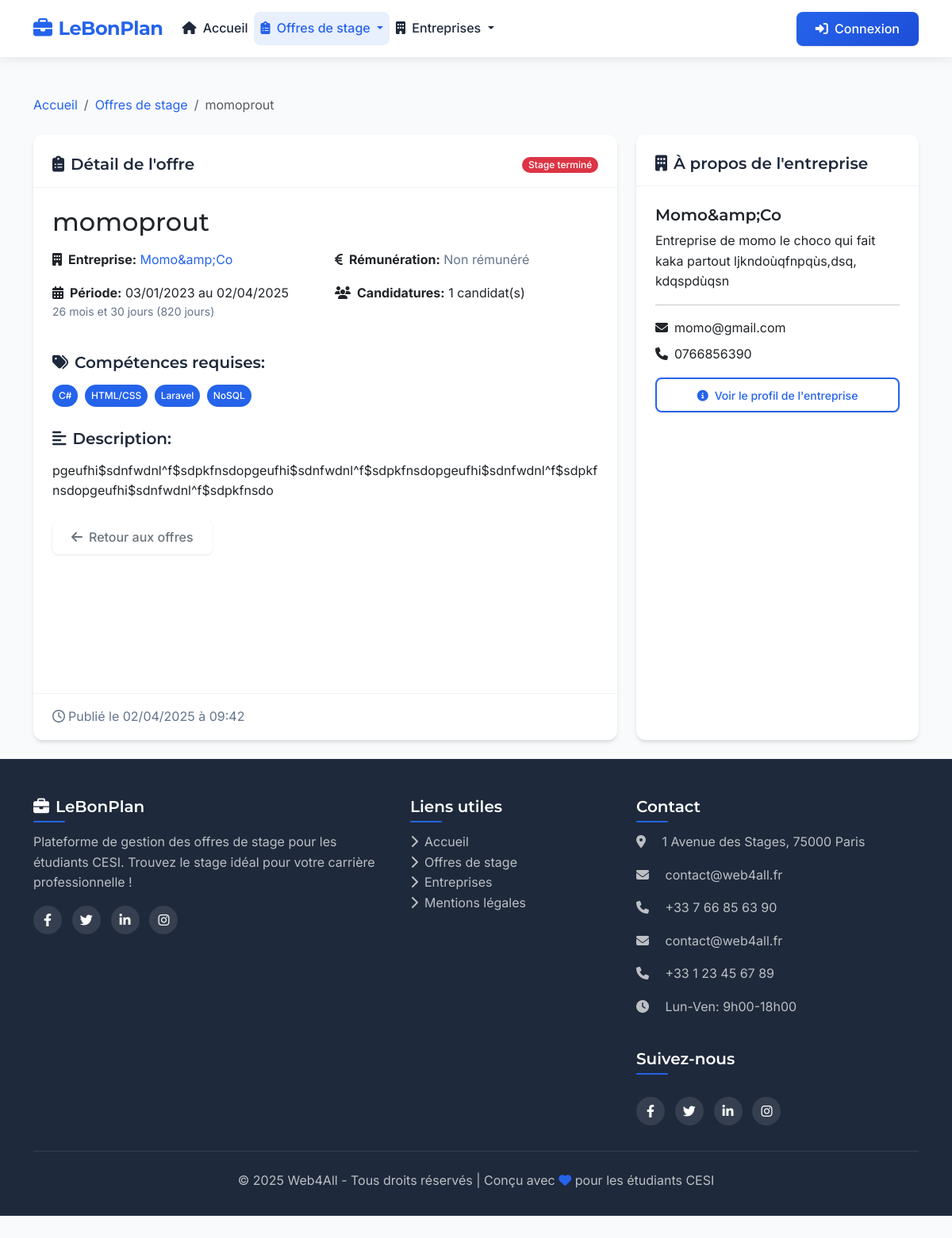
The page /index.php?page=offres&action=detail&id=13 on the database its author committed.
### tables this page shows
CREATE TABLE `offres` (
                          `id` int NOT NULL,
                          `titre` varchar(100) NOT NULL,
                          `description` text NOT NULL,
                          `entreprise_id` int NOT NULL,
                          `remuneration` decimal(10,2) DEFAULT NULL,
                          `date_debut` date NOT NULL,
                          `date_fin` date NOT NULL,
                          `created_at` datetime NOT NULL,
                          `updated_at` datetime DEFAULT CURRENT_TIMESTAMP ON UPDATE CURRENT_TIMESTAMP
);

CREATE TABLE `entreprises` (
  `id` int NOT NULL,
  `nom` varchar(100) NOT NULL,
  `description` text,
  `email` varchar(100) DEFAULT NULL,
  `telephone` varchar(20) DEFAULT NULL,
  `created_at` datetime NOT NULL,
  `updated_at` datetime DEFAULT CURRENT_TIMESTAMP ON UPDATE CURRENT_TIMESTAMP
);

CREATE TABLE `competences` (
  `id` int NOT NULL,
  `nom` varchar(50) NOT NULL,
  `created_at` datetime NOT NULL
);

### controllers/OffreController.php (called while the page is built, shortened)
<?php
class OffreController {
    private $offreModel;
    public function __construct() {
        require_once MODELS_PATH . '/Offre.php';
        $this->offreModel = new Offre();
    }
    public function detail() {
        $id = isset($_GET['id']) ? (int)$_GET['id'] : 0;
        $offre = $this->offreModel->getById($id);
        include VIEWS_PATH . '/offres/detail.php';
    }
}

### includes/functions.php (called while the page is built, shortened)
<?php
function url($page = 'accueil', $action = '', $params = []) {
    $baseUrl = rtrim(URL_ROOT, '/');
    $url = $baseUrl . '/index.php';
    $queryParams = ['page' => $page];
    if (!empty($action)) {
        $queryParams['action'] = $action;
    }
    if (!empty($params)) {
        $queryParams = array_merge($queryParams, $params);
    }
    return $url . '?' . http_build_query($queryParams);
}

### models/Offre.php (called while the page is built, shortened)
<?php
class Offre {
    private $conn;
    private $table = 'offres';
    private $joinTable = 'offres_competences';
    private $competencesTable = 'competences';
    private $entreprisesTable = 'entreprises';
    private $candidaturesTable = 'candidatures';
    public function __construct() {
        require_once ROOT_PATH . '/config/database.php';
        $database = new Database();
        $this->conn = $database->getConnection();
    }
    public function getById($id) {
        try {
            $query = "SELECT o.*, e.nom as entreprise_nom, e.description as entreprise_description,
                      e.email as entreprise_email, e.telephone as entreprise_telephone
                      FROM {$this->table} o
                      LEFT JOIN {$this->entreprisesTable} e ON o.entreprise_id = e.id
                      WHERE o.id = :id";
            $stmt = $this->conn->prepare($query);
            $stmt->bindParam(':id', $id, PDO::PARAM_INT);
            $stmt->execute();
            $row = $stmt->fetch(PDO::FETCH_ASSOC);
            $offre = $this->hydrateOffre($row);
            $offre['competences'] = $this->getCompetencesForOffre($id);
            $offre['nb_candidatures'] = $this->countCandidaturesForOffre($id);
            return $offre;
        } catch (PDOException $e) {
            error_log("Erreur lors de la récupération de l'offre: " . $e->getMessage());
            return false;
        }
    }
    private function getCompetencesForOffre($offreId) {
        try {
            $query = "SELECT c.id, c.nom
                      FROM {$this->competencesTable} c
                      INNER JOIN {$this->joinTable} oc ON c.id = oc.competence_id
                      WHERE oc.offre_id = :offre_id
                      ORDER BY c.nom ASC";
            $stmt = $this->conn->prepare($query);
            $stmt->bindParam(':offre_id', $offreId, PDO::PARAM_INT);
            $stmt->execute();
            $competences = [];
            while ($row = $stmt->fetch(PDO::FETCH_ASSOC)) {
                $competences[] = [
                    'id' => $row['id'],
                    'nom' => $row['nom']
                ];
            }
            return $competences;
        } catch (PDOException $e) {
            error_log("Erreur lors de la récupération des compétences: " . $e->getMessage());
            return [];
        }
    }
    private function countCandidaturesForOffre($offreId) {
        try {
            $query = "SELECT COUNT(*) as total FROM {$this->candidaturesTable} WHERE offre_id = :offre_id";
            $stmt = $this->conn->prepare($query);
            $stmt->bindParam(':offre_id', $offreId, PDO::PARAM_INT);
            $stmt->execute();
            $row = $stmt->fetch(PDO::FETCH_ASSOC);
            return (int) $row['total'];
        } catch (PDOException $e) {
            error_log("Erreur lors du comptage des candidatures: " . $e->getMessage());
            return 0;
        }
    }
    private function hydrateOffre($row) {
        return [
            'id' => $row['id'],
            'titre' => $row['titre'],
            'description' => $row['description'],
            'entreprise_id' => $row['entreprise_id'],
            'entreprise_nom' => $row['entreprise_nom'],
            'entreprise_description' => $row['entreprise_description'] ?? null,
            'entreprise_email' => $row['entreprise_email'] ?? null,
            'entreprise_telephone' => $row['entreprise_telephone'] ?? null,
            'remuneration' => $row['remuneration'],
            'date_debut' => $row['date_debut'],
            'date_fin' => $row['date_fin'],
            'created_at' => $row['created_at'],
            'updated_at' => $row['updated_at']
        ];
    }
}

### config/database.php (called while the page is built, shortened)
<?php
class Database {
    private $host = 'localhost';
    private $db_name = 'stages_db';
    private $username = 'julian';
    private $password = 'hM+8jfB8;9';
    private $conn = null;
    public function getConnection() {
        try {
            $this->conn = new PDO(
                "mysql:host={$this->host};dbname={$this->db_name}",
                $this->username,
                $this->password
            );
            $this->conn->setAttribute(PDO::ATTR_ERRMODE, PDO::ERRMODE_EXCEPTION);
            $this->conn->exec("SET NAMES utf8");
        } catch(PDOException $e) {
            $errorMessage = "Erreur de connexion à la base de données : " . $e->getMessage();
            error_log($errorMessage);
            if (defined('ENVIRONMENT') && ENVIRONMENT === 'development') {
                echo "<div style='border:1px solid #dc3545; padding:10px; margin:10px; background-color:#f8d7da; color:#721c24;'>";
                echo "<h3>Erreur de connexion à la base de données</h3>";
                echo "<p><strong>Message:</strong> " . $e->getMessage() . "</p>";
                echo "<p><strong>Code:</strong> " . $e->getCode() . "</p>";
                echo "<p>Vérifiez que:</p>";
                echo "<ul>";
                echo "<li>Le serveur MySQL est démarré</li>";
                echo "<li>Les identifiants dans config/database.php sont corrects</li>";
                echo "<li>La base de données '{$this->db_name}' existe</li>";
                echo "</ul>";
                echo "</div>";
            } else {
                error_log("Erreur de connexion à la base de données: " . $e->getMessage());
            }
            $this->conn = null;
        }
        return $this->conn;
    }
}

### views/offres/detail.php (the view, shortened to what this page needs)
<?php
include ROOT_PATH . '/views/templates/header.php';
$dateDebut = new DateTime($offre['date_debut']);
$dateFin = new DateTime($offre['date_fin']);
$interval = $dateDebut->diff($dateFin);
$months = $interval->m + ($interval->y * 12);
$days = $interval->d;
$totalDays = $dateDebut->diff($dateFin)->days;
$now = new DateTime();
$isActive = $dateFin >= $now;
?>
    <div class="container mt-4">
        <nav aria-label="breadcrumb" class="mb-4">
            <ol class="breadcrumb">
                <li class="breadcrumb-item"><a href="<?php echo url(); ?>">Accueil</a></li>
                <li class="breadcrumb-item"><a href="<?php echo url('offres'); ?>">Offres de stage</a></li>
                <li class="breadcrumb-item active" aria-current="page"><?php echo htmlspecialchars($offre['titre']); ?></li>
            </ol>
        </nav>
        <div class="row">
            <div class="col-lg-8">
                <div class="card shadow-sm mb-4">
                    <div class="card-header bg-white">
                        <div class="d-flex justify-content-between align-items-center">
                            <h5 class="mb-0">
                                <i class="fas fa-clipboard-list me-2"></i>Détail de l'offre
                            </h5>
                            <div>
                                <?php if (!$isActive): ?>
                                    <span class="badge bg-danger">Stage terminé</span>
                                <?php else: ?>
                                    <span class="badge bg-success">Stage actif</span>
                                <?php endif; ?>
                            </div>
                        </div>
                    </div>
                    <div class="card-body">
                        <h1 class="h2 mb-3"><?php echo htmlspecialchars($offre['titre']); ?></h1>
                        <div class="row mb-4">
                            <div class="col-md-6">
                                <div class="mb-3">
                                    <strong><i class="fas fa-building me-2"></i>Entreprise:</strong>
                                    <a href="<?php echo url('entreprises', 'detail', ['id' => $offre['entreprise_id']]); ?>">
                                        <?php echo htmlspecialchars($offre['entreprise_nom']); ?>
                                    </a>
                                </div>
                                <div class="mb-3">
                                    <strong><i class="fas fa-calendar-alt me-2"></i>Période:</strong>
                                    <?php echo $dateDebut->format('d/m/Y') . ' au ' . $dateFin->format('d/m/Y'); ?>
                                    <div class="text-muted small">
                                        <?php
                                        if ($months > 0) {
                                            echo $months . ' mois';
                                        }
                                        if ($days > 0) {
                                            echo ' et ' . $days . ' jour' . ($days > 1 ? 's' : '');
                                        }
                                        echo ' (' . $totalDays . ' jours)';
                                        ?>
                                    </div>
                                </div>
                            </div>
                            <div class="col-md-6">
                                <div class="mb-3">
                                    <strong><i class="fas fa-euro-sign me-2"></i>Rémunération:</strong>
                                    <?php
                                    if (!empty($offre['remuneration']) && $offre['remuneration'] > 0) {
                                        echo number_format($offre['remuneration'], 2, ',', ' ') . ' €';
                                    } else {
                                        echo '<span class="text-muted">Non rémunéré</span>';
                                    }
                                    ?>
                                </div>
                                <div class="mb-3">
                                    <strong><i class="fas fa-users me-2"></i>Candidatures:</strong>
                                    <?php echo $offre['nb_candidatures']; ?> candidat(s)
                                </div>
                            </div>
                        </div>
                        <div class="mb-4">
                            <h5><i class="fas fa-tags me-2"></i>Compétences requises:</h5>
                            <div>
                                <?php if (!empty($offre['competences'])): ?>
                                    <?php foreach ($offre['competences'] as $competence): ?>
                                        <span class="badge bg-primary me-1 mb-1 p-2">
                                        <?php echo htmlspecialchars($competence['nom']); ?>
                                    </span>
                                    <?php endforeach; ?>
                                <?php else: ?>
                                    <p class="text-muted">Aucune compétence spécifiée.</p>
                                <?php endif; ?>
                            </div>
                        </div>
                        <div class="mb-4">
                            <h5><i class="fas fa-align-left me-2"></i>Description:</h5>
                            <div class="description-content">
                                <?php
                                echo nl2br(htmlspecialchars($offre['description']));
                                ?>
                            </div>
                        </div>
                        <div class="d-flex justify-content-between mt-4">
                            <a href="<?php echo url('offres'); ?>" class="btn btn-outline-secondary">
                                <i class="fas fa-arrow-left me-2"></i>Retour aux offres
                            </a>
                        </div>
                    </div>
                    <div class="card-footer bg-white text-muted">
                        <i class="far fa-clock me-1"></i>Publié le <?php echo (new DateTime($offre['created_at']))->format('d/m/Y à H:i'); ?>
                    </div>
                </div>
            </div>
            <div class="col-lg-4">
                <div class="card shadow-sm mb-4">
                    <div class="card-header bg-white">
                        <h5 class="mb-0"><i class="fas fa-building me-2"></i>À propos de l'entreprise</h5>
                    </div>
                    <div class="card-body">
                        <h5 class="card-title"><?php echo htmlspecialchars($offre['entreprise_nom']); ?></h5>
                        <?php if (!empty($offre['entreprise_description'])): ?>
                            <p class="card-text">
                                <?php
                                $description = htmlspecialchars($offre['entreprise_description']);
                                if (strlen($description) > 150) {
                                    echo substr($description, 0, 150) . '...';
                                } else {
                                    echo $description;
                                }
                                ?>
                            </p>
                        <?php endif; ?>
                        <?php if (!empty($offre['entreprise_email']) || !empty($offre['entreprise_telephone'])): ?>
                            <hr>
                            <div class="contact-info">
                                <?php if (!empty($offre['entreprise_email'])): ?>
                                    <div class="mb-2">
                                        <i class="fas fa-envelope me-2"></i><?php echo htmlspecialchars($offre['entreprise_email']); ?>
                                    </div>
                                <?php endif; ?>
                                <?php if (!empty($offre['entreprise_telephone'])): ?>
                                    <div>
                                        <i class="fas fa-phone me-2"></i><?php echo htmlspecialchars($offre['entreprise_telephone']); ?>
                                    </div>
                                <?php endif; ?>
                            </div>
                        <?php endif; ?>
                        <a href="<?php echo url('entreprises', 'detail', ['id' => $offre['entreprise_id']]); ?>" class="btn btn-outline-primary btn-sm mt-3 w-100">
                            <i class="fas fa-info-circle me-2"></i>Voir le profil de l'entreprise
                        </a>
                    </div>
                </div>
            </div>
        </div>
    </div>
<?php include ROOT_PATH . '/views/templates/footer.php'; ?>

### rows shown on the page
offres: titre "momoprout", entreprise.nom "Momo&amp;Co", date_debut "03/01/2023", date_fin "02/04/2025", months "26", days "30", totalDays "820", description "pgeufhi$sdnfwdnl^f$sdpkfnsdopgeufhi$sdnfwdnl^f$sdpkfnsdopgeufhi$sdnfwdnl^f$sdpkfnsdopgeufhi$sdnfwdnl^f$sdpkfnsdo", created_at "02/04/2025 à 09:42", entreprise.description "Entreprise de momo le choco qui fait kaka partout ljkndoùqfnpqùs,dsq, kdqspdùqsn", entreprise.email "momo@gmail.com", entreprise.telephone "0766856390"
competences: nom "C#"
competences: nom "HTML/CSS"
competences: nom "Laravel"
competences: nom "NoSQL"

### other values the page prints
SITE_NAME "LeBonPlan"
$offre['nb_candidatures'] "1"
